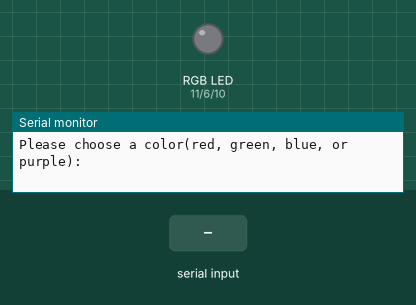
A sketch run on a simulated Arduino Uno, built with avr-gcc and run on an emulated ATmega328P. On the bench: an RGB LED mixed from three pins (HIGH = lit), the last lines printed to the serial monitor. Inputs (shaded band) come from the test bench.

Above: at 1.2 s.
1.3 s: "red" received over Serial
At 3.0 s:
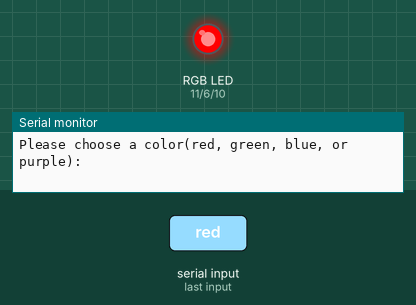
3.8 s: "green" received over Serial
At 6.0 s:
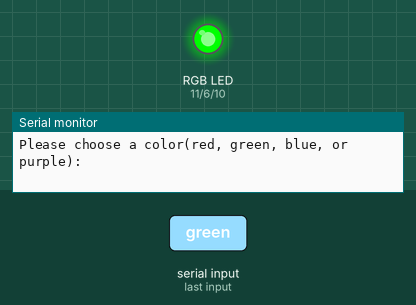
6.3 s: "blue" received over Serial
At 8.0 s:
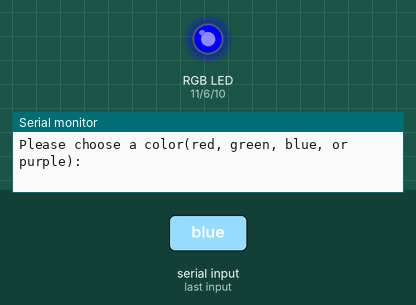
8.7 s: "purple" received over Serial
At 10.8 s:
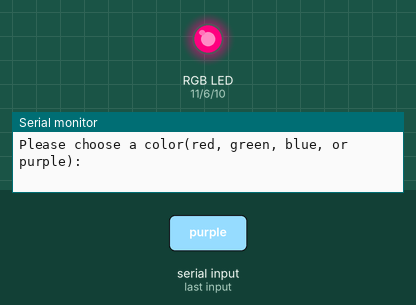
11.1 s: "blue" received over Serial
At 12.8 s:
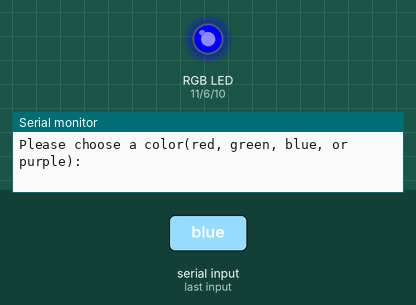
Timing chart, 0 to 14.3 s (numbered marks = the images above; inputs shaded):
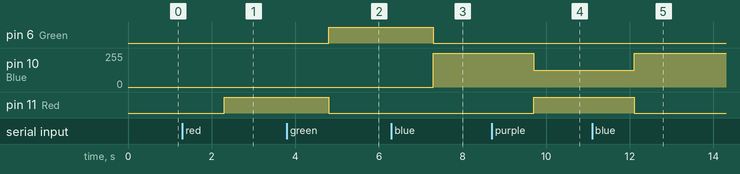

Measured:
- after the input at 1.3 s, pin 11 (Red): LOW → HIGH after 1.0 s
- after the input at 3.8 s, pin 6 (Green): LOW → HIGH after 1.0 s; pin 11 (Red): HIGH → LOW after 1.0 s
- after the input at 6.3 s, pin 6 (Green): HIGH → LOW after 1.0 s; pin 10 (Blue): 0/255 → 255/255 after 1.0 s
- after the input at 8.7 s, pin 10 (Blue): 255/255 → 127/255 after 1.0 s; pin 11 (Red): LOW → HIGH after 1.0 s
- after the input at 11.1 s, pin 10 (Blue): 127/255 → 255/255 after 1.0 s; pin 11 (Red): HIGH → LOW after 1.0 s

The sketch:

if_statements_to_control_RGB_LED.ino
```cpp
int Red = 11;     //Red LED pin is 11
int Blue = 10;    //Blue LED pin is 10
int Green = 6;    //Green LED pin is 6

int brightness = 255;     //Full brightness on analog write
int off = 0;              //Turn LED off

String ColorChoice;       //Variable for user to choose color

void setup() {

  Serial.begin(115200);
  pinMode(Red, OUTPUT);
  pinMode(Blue, OUTPUT);
  pinMode(Green, OUTPUT);

}

void loop() {

  Serial.println("Please choose a color(red, green, blue, or purple): ");
  while(Serial.available() == 0) {
  }
  ColorChoice = Serial.readString();

  if(ColorChoice == "red") {
    analogWrite(Red, brightness);
    analogWrite(Blue, off);
    analogWrite(Green, off);
  }

  if(ColorChoice == "green") {
    analogWrite(Red, off);
    analogWrite(Blue, off);
    analogWrite(Green, brightness);
  }

  if(ColorChoice == "blue") {
    analogWrite(Red, off);
    analogWrite(Blue, brightness);
    analogWrite(Green, off);
  }

  if(ColorChoice == "purple") {
    analogWrite(Red, 255);
    analogWrite(Blue, 127);
    analogWrite(Green, 0);
  }

  if(ColorChoice != "red" && ColorChoice != "green" && ColorChoice != "blue" && ColorChoice != "purple") {
    Serial.println("That is not a valid entry, please choose red, green or blue");
    Serial.println(" ");
  }

}
```
